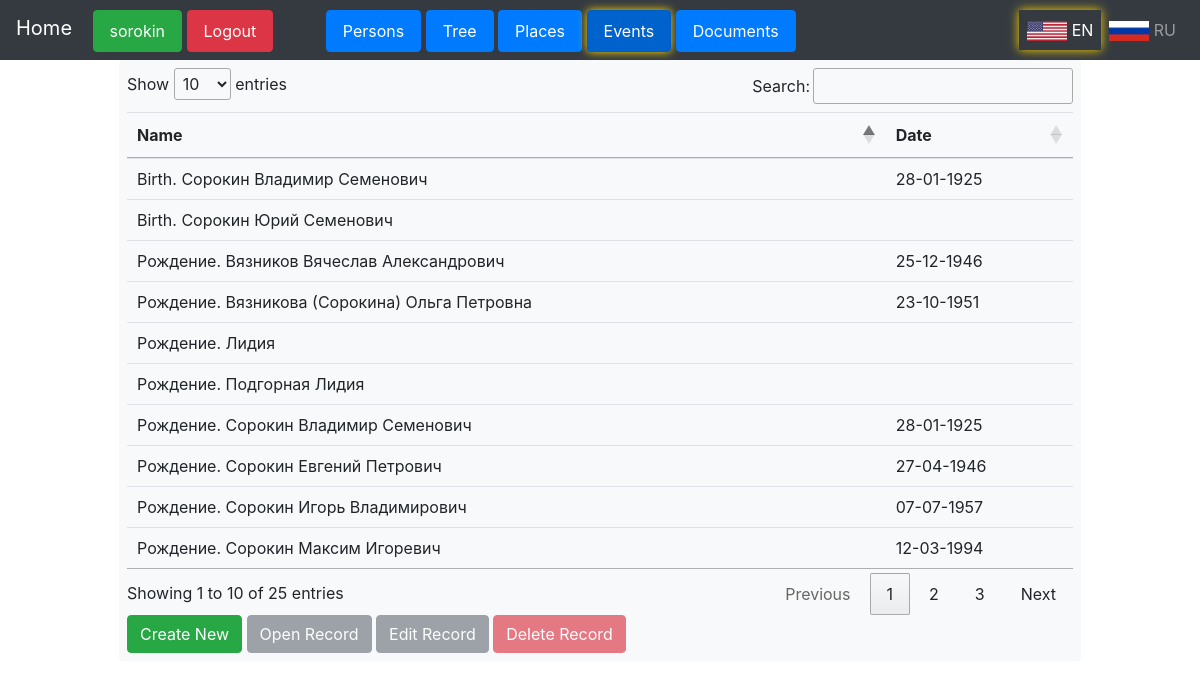
Screenshot of /events/user/sorokin/events (signed in) with the database file from the repository.
### treeflaskapp/models.py (models this page shows, shortened)
class User(UserMixin, db.Model):
    id = db.Column(db.Integer, primary_key=True)
    username = db.Column(db.String(100), unique=True)
    email = db.Column(db.String(120), unique=True)
    first_name = db.Column(db.String(100))
    last_name = db.Column(db.String(100))
    date_of_birth = db.Column(Date, nullable=True)
    password_hash = db.Column(db.String(128))
    people = db.relationship('Person', backref='user', lazy=True)
    places = db.relationship('Place', backref='user', lazy=True)
    events = db.relationship('Event', backref='user', lazy=True)

class Event(db.Model):
    id = db.Column(db.Integer, primary_key=True)
    user_id = db.Column(db.Integer, db.ForeignKey('user.id'), nullable=False)
    name = db.Column(db.String(100))
    date = db.Column(db.Date)
    place_id = db.Column(db.Integer, db.ForeignKey('place.id'))

### treeflaskapp/blueprint_events.py (the view)
@events.route('/user/<username>/events')
def events_view(username):
    if username == current_user.username:
        events = Event.query.filter_by(user_id=current_user.id).all()
        form = EventForm(user_language=g.user_language)  # create an instance of your form
        return render_template('events.html', events=events, form=form)
    else:
        return "Unauthorized", 403

### treeflaskapp/forms.py
class EventForm(FlaskForm):
    id = HiddenField()
    name = StringField(validators=[DataRequired()])
    date = DateField(format='%Y-%m-%d')
    submit = SubmitField()
    def __init__(self, user_language='en', *args, **kwargs):
        super().__init__(*args, **kwargs)
        self.user_language = user_language
        self.name.label.text = self.translate('Name')
        self.date.label.text = self.translate('Date')
        self.submit.label.text = self.translate('Submit')
    def translate(self, text):
        translations = {
            'en': {'Name': 'Name', 'Date': 'Date', 'Submit': 'Submit', 'This field is required.': 'This field is required.'},
            'ru': {'Name': 'Имя', 'Date': 'Дата', 'Submit': 'Отправить', 'This field is required.': 'Это поле обязательно для заполнения.'}
        }
        return translations.get(self.user_language, {}).get(text, text)

### treeflaskapp/__init__.py (called while the page is built)
@app.before_request
def before_request():
    g.user_language = session.get('user_language')
    if g.user_language not in ['en', 'ru']:
        g.user_language = 'en'  # default to English if no valid language is set in session

### treeflaskapp/routes.py (called while the page is built)
@login_manager.user_loader
def load_user(user_id):
    return User.query.get(int(user_id))

@app.before_request
def before_request():
    g.user_language = session.get('user_language', 'en')

### treeflaskapp/templates/events.html (shortened to what this page needs)
{% extends "user_panel.html" %}
{% block content %}
<div class="container">
    <div class="form-container bg-light p-2 rounded">
        {% if events %}
        <table id="myTable" class="table">
            <thead>
                <tr>
                    <th>{{ form.name.label.text }}</th>
                    <th>{{ form.date.label.text }}</th>
                </tr>
            </thead>
            <tbody>
                {% for event in events %}
                <tr data-id="{{ event.id }}">
                    <td>{{ event.name }}</td>
                    <td>{{ event.date.strftime('%d-%m-%Y') if event.date is not none else '' }}</td>
                </tr>
                {% endfor %}
            </tbody>
        </table>
        <button id="createBtn" class="btn btn-success" onclick="window.location.href='{{ url_for('events.create_event', username=session['username']) }}'">
            {{ 'Create New' if g.user_language == 'en' else 'Создать новую' }}
        </button>
        <button id="openBtn" class="btn btn-secondary" disabled onclick="editEvent()">{% if g.user_language == 'en' %}Open Record{% elif g.user_language == 'ru' %}Открыть запись{% endif %}</button>
        <button id="editBtn" class="btn btn-secondary" disabled onclick="editEvent()">{% if g.user_language == 'en' %}Edit Record{% elif g.user_language == 'ru' %}Редактировать запись{% endif %}</button>
        <button id="deleteBtn" class="btn btn-danger" disabled onclick="deleteEvent()">{% if g.user_language == 'en' %}Delete Record{% elif g.user_language == 'ru' %}Удалить запись{% endif %}</button>
    {% endif %}
    </div>
</div>
<link rel="stylesheet" type="text/css" href="https://cdn.datatables.net/1.10.25/css/jquery.dataTables.min.css">
{% endblock %}

### treeflaskapp/templates/user_panel.html (shortened to what this page needs)
<!DOCTYPE html>
<html>
<head>
    <link rel="stylesheet" href="https://stackpath.bootstrapcdn.com/bootstrap/4.3.1/css/bootstrap.min.css">
</head>
<body>
<nav class="navbar navbar-expand-lg navbar-dark bg-dark d-flex justify-content-between">
  <div>
    <a class="navbar-brand" href="{{ url_for('index') }}">
      {% if g.user_language == 'ru' %}
        Главная
      {% else %}
        Home
      {% endif %}
    </a>
    {% if session['username'] %}
      <a class="btn btn-success nav-link d-inline-block" href="{{ url_for('user_profile', username=session['username']) }}">{{ session['username'] }}</a>
      <a class="btn btn-danger nav-link d-inline-block mr-5" href="{{ url_for('logout') }}">
        {% if g.user_language == 'ru' %}
          Выйти
        {% else %}
          Logout
        {% endif %}
      </a>
      <a class="btn btn-primary nav-link d-inline-block {{ 'active' if request.path == url_for('persons.persons_view', username=session['username']) }}" href="{{ url_for('persons.persons_view', username=session['username']) }}">
        {% if g.user_language == 'ru' %}
          Персоны
        {% else %}
          Persons
        {% endif %}
      </a>
      <a class="btn btn-primary nav-link d-inline-block {{ 'active' if request.path == url_for('persons.persons_tree', username=session['username']) }}" href="{{ url_for('persons.persons_tree', username=session['username']) }}">
          {% if g.user_language == 'ru' %}
            Дерево
          {% else %}
            Tree
          {% endif %}
        </a>
      <a class="btn btn-primary nav-link d-inline-block {{ 'active' if request.path == url_for('places.places_view', username=session['username']) }}" href="{{ url_for('places.places_view', username=session['username']) }}">
        {% if g.user_language == 'ru' %}
          Места
        {% else %}
          Places
        {% endif %}
      </a>
      <a class="btn btn-primary nav-link d-inline-block {{ 'active' if request.path == url_for('events.events_view', username=session['username']) }}" href="{{ url_for('events.events_view', username=session['username']) }}">
        {% if g.user_language == 'ru' %}
          События
        {% else %}
          Events
        {% endif %}
      </a>
      <a class="btn btn-primary nav-link d-inline-block {{ 'active' if request.path == url_for('documents.documents_view', username=session['username']) }}" href="{{ url_for('documents.documents_view', username=session['username']) }}">
        {% if g.user_language == 'ru' %}
          Документы
        {% else %}
          Documents
        {% endif %}
      </a>
    </div>
  {% endif %}
  <div class="navbar-nav ml-auto d-flex flex-row">
    <a class="nav-link {{ 'active' if g.user_language == 'en' }}" href="{{ url_for('set_language', language='en') }}">
      <img src="{{ url_for('static', filename='images/us_flag.png') }}" alt="EN" style="height:20px;">
      EN
    </a>
    <a class="nav-link {{ 'active' if g.user_language == 'ru' }}" href="{{ url_for('set_language', language='ru') }}">
      <img src="{{ url_for('static', filename='images/ru_flag.png') }}" alt="RU" style="height:20px;">
      RU
    </a>
  </div>
</nav>
<div class="container-fluid">
  <div class="row">
    <main role="main" class="col-md-9 ml-sm-auto col-lg-10 px-1 p-0 mx-auto" >
      {% block content %}
      {% endblock %}
    </main>
  </div>
</div>
</body>
</html>

### rows the page displays
User: username "sorokin"
Event: name "Рождение. Сорокин Владимир Семенович", date "28-01-1925"
Event: name "Birth. Сорокин Владимир Семенович", date "28-01-1925"
Event: name "Birth. Сорокин Юрий Семенович"
Event: name "Рождение. Сорокин Игорь Владимирович", date "07-07-1957"
Event: name "Рождение. Лидия"
Event: name "Рождение. Сорокин Максим Игоревич", date "12-03-1994"
Event: name "Рождение. Сорокин Евгений Петрович", date "27-04-1946"
Event: name "Рождение. Вязникова (Сорокина) Ольга Петровна", date "23-10-1951"
Event: name "Рождение. Вязников Вячеслав Александрович", date "25-12-1946"
Event: name "Рождение. Подгорная Лидия"

### other values shown
{{ 'Create New' if g.user_language == 'en' else 'Создать новую' }} "Create New"
